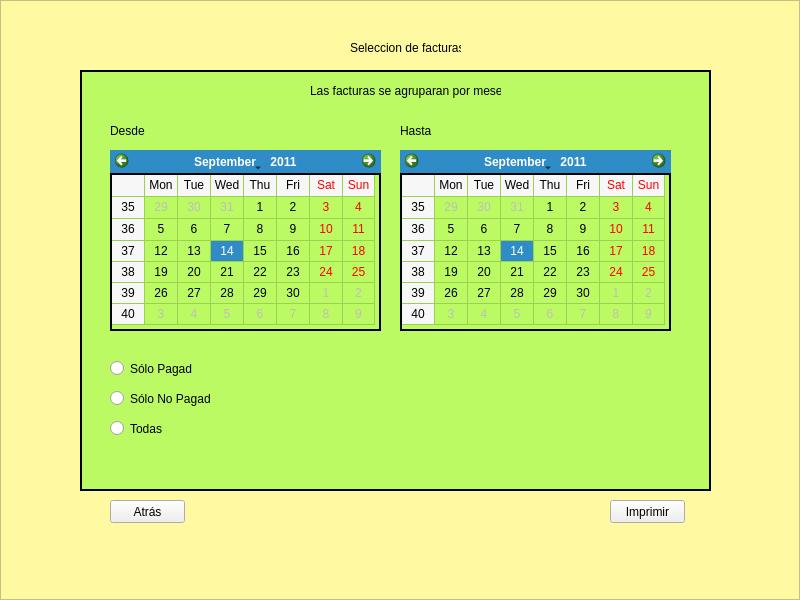
<?xml version="1.0" encoding="UTF-8"?>
<ui version="4.0">
 <class>Form</class>
 <widget class="QWidget" name="Form">
  <property name="geometry">
   <rect>
    <x>0</x>
    <y>0</y>
    <width>800</width>
    <height>600</height>
   </rect>
  </property>
  <property name="minimumSize">
   <size>
    <width>800</width>
    <height>600</height>
   </size>
  </property>
  <property name="maximumSize">
   <size>
    <width>800</width>
    <height>600</height>
   </size>
  </property>
  <property name="windowTitle">
   <string>Form</string>
  </property>
  <widget class="QFrame" name="frame">
   <property name="geometry">
    <rect>
     <x>0</x>
     <y>0</y>
     <width>800</width>
     <height>600</height>
    </rect>
   </property>
   <property name="minimumSize">
    <size>
     <width>800</width>
     <height>600</height>
    </size>
   </property>
   <property name="styleSheet">
    <string notr="true">QFrame{background-color:#fff9a2;}</string>
   </property>
   <property name="frameShape">
    <enum>QFrame::StyledPanel</enum>
   </property>
   <property name="frameShadow">
    <enum>QFrame::Raised</enum>
   </property>
   <widget class="QLabel" name="label">
    <property name="geometry">
     <rect>
      <x>350</x>
      <y>40</y>
      <width>111</width>
      <height>16</height>
     </rect>
    </property>
    <property name="text">
     <string>Seleccion de facturas</string>
    </property>
   </widget>
   <widget class="QPushButton" name="buttonAtras">
    <property name="geometry">
     <rect>
      <x>110</x>
      <y>500</y>
      <width>75</width>
      <height>23</height>
     </rect>
    </property>
    <property name="text">
     <string>Atrás</string>
    </property>
   </widget>
   <widget class="QPushButton" name="buttonImprimir">
    <property name="geometry">
     <rect>
      <x>610</x>
      <y>500</y>
      <width>75</width>
      <height>23</height>
     </rect>
    </property>
    <property name="text">
     <string>Imprimir</string>
    </property>
   </widget>
   <widget class="QFrame" name="frame_2">
    <property name="geometry">
     <rect>
      <x>80</x>
      <y>70</y>
      <width>631</width>
      <height>421</height>
     </rect>
    </property>
    <property name="styleSheet">
     <string notr="true">QFrame{background-color:#bbfa62;
border: 2px solid black;
}</string>
    </property>
    <property name="frameShape">
     <enum>QFrame::StyledPanel</enum>
    </property>
    <property name="frameShadow">
     <enum>QFrame::Raised</enum>
    </property>
    <widget class="QCalendarWidget" name="Calendario1">
     <property name="geometry">
      <rect>
       <x>30</x>
       <y>80</y>
       <width>271</width>
       <height>181</height>
      </rect>
     </property>
     <property name="styleSheet">
      <string notr="true"/>
     </property>
     <property name="selectedDate">
      <date>
       <year>2011</year>
       <month>9</month>
       <day>14</day>
      </date>
     </property>
     <property name="minimumDate">
      <date>
       <year>2005</year>
       <month>1</month>
       <day>1</day>
      </date>
     </property>
     <property name="firstDayOfWeek">
      <enum>Qt::Monday</enum>
     </property>
     <property name="gridVisible">
      <bool>true</bool>
     </property>
     <property name="verticalHeaderFormat">
      <enum>QCalendarWidget::ISOWeekNumbers</enum>
     </property>
     <property name="dateEditAcceptDelay">
      <number>1500</number>
     </property>
    </widget>
    <widget class="QCalendarWidget" name="Calendario2">
     <property name="geometry">
      <rect>
       <x>320</x>
       <y>80</y>
       <width>271</width>
       <height>181</height>
      </rect>
     </property>
     <property name="styleSheet">
      <string notr="true"/>
     </property>
     <property name="selectedDate">
      <date>
       <year>2011</year>
       <month>9</month>
       <day>14</day>
      </date>
     </property>
     <property name="minimumDate">
      <date>
       <year>2005</year>
       <month>1</month>
       <day>1</day>
      </date>
     </property>
     <property name="firstDayOfWeek">
      <enum>Qt::Monday</enum>
     </property>
     <property name="gridVisible">
      <bool>true</bool>
     </property>
     <property name="verticalHeaderFormat">
      <enum>QCalendarWidget::ISOWeekNumbers</enum>
     </property>
     <property name="dateEditAcceptDelay">
      <number>1500</number>
     </property>
    </widget>
    <widget class="QLabel" name="label_2">
     <property name="geometry">
      <rect>
       <x>30</x>
       <y>50</y>
       <width>51</width>
       <height>21</height>
      </rect>
     </property>
     <property name="autoFillBackground">
      <bool>false</bool>
     </property>
     <property name="styleSheet">
      <string notr="true">QLabel{border:0px;}</string>
     </property>
     <property name="text">
      <string>Desde</string>
     </property>
    </widget>
    <widget class="QLabel" name="label_3">
     <property name="geometry">
      <rect>
       <x>320</x>
       <y>50</y>
       <width>51</width>
       <height>21</height>
      </rect>
     </property>
     <property name="autoFillBackground">
      <bool>false</bool>
     </property>
     <property name="styleSheet">
      <string notr="true">QLabel{border:0px;}</string>
     </property>
     <property name="text">
      <string>Hasta</string>
     </property>
    </widget>
    <widget class="QRadioButton" name="Button1">
     <property name="geometry">
      <rect>
       <x>30</x>
       <y>290</y>
       <width>82</width>
       <height>17</height>
      </rect>
     </property>
     <property name="text">
      <string>Sólo Pagadas</string>
     </property>
    </widget>
    <widget class="QRadioButton" name="Button2">
     <property name="geometry">
      <rect>
       <x>30</x>
       <y>320</y>
       <width>101</width>
       <height>17</height>
      </rect>
     </property>
     <property name="text">
      <string>Sólo No Pagadas</string>
     </property>
    </widget>
    <widget class="QLabel" name="label_5">
     <property name="geometry">
      <rect>
       <x>230</x>
       <y>10</y>
       <width>191</width>
       <height>21</height>
      </rect>
     </property>
     <property name="autoFillBackground">
      <bool>false</bool>
     </property>
     <property name="styleSheet">
      <string notr="true">QLabel{border:0px;}</string>
     </property>
     <property name="text">
      <string>Las facturas se agruparan por meses</string>
     </property>
    </widget>
    <widget class="QRadioButton" name="Button3">
     <property name="geometry">
      <rect>
       <x>30</x>
       <y>350</y>
       <width>101</width>
       <height>17</height>
      </rect>
     </property>
     <property name="text">
      <string>Todas</string>
     </property>
    </widget>
   </widget>
  </widget>
 </widget>
 <resources/>
 <connections>
  <connection>
   <sender>buttonAtras</sender>
   <signal>clicked()</signal>
   <receiver>Form</receiver>
   <slot>lanzarPrincipal()</slot>
   <hints>
    <hint type="sourcelabel">
     <x>144</x>
     <y>512</y>
    </hint>
    <hint type="destinationlabel">
     <x>-3</x>
     <y>501</y>
    </hint>
   </hints>
  </connection>
  <connection>
   <sender>buttonImprimir</sender>
   <signal>clicked()</signal>
   <receiver>Form</receiver>
   <slot>lanzarImprimir()</slot>
   <hints>
    <hint type="sourcelabel">
     <x>669</x>
     <y>512</y>
    </hint>
    <hint type="destinationlabel">
     <x>119</x>
     <y>-10</y>
    </hint>
   </hints>
  </connection>
 </connections>
 <slots>
  <slot>lanzarPrincipal()</slot>
  <slot>lanzarImprimir()</slot>
 </slots>
</ui>
